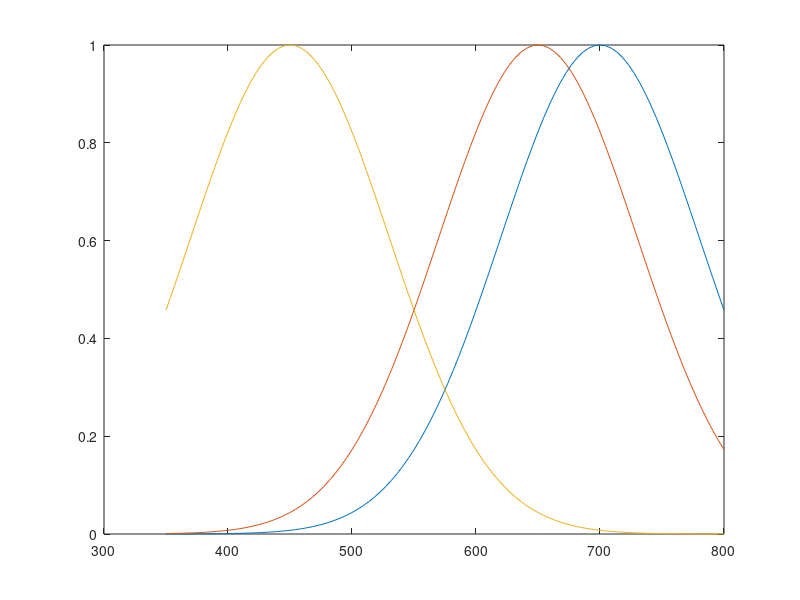
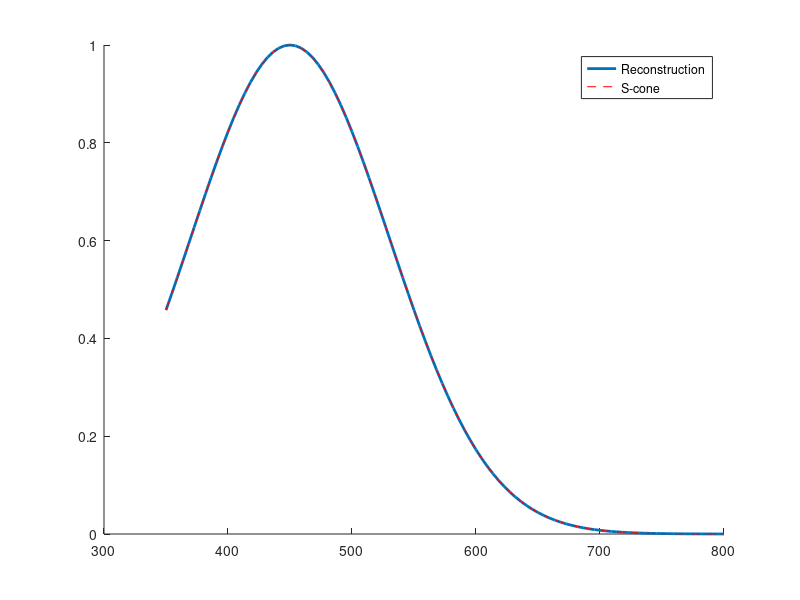
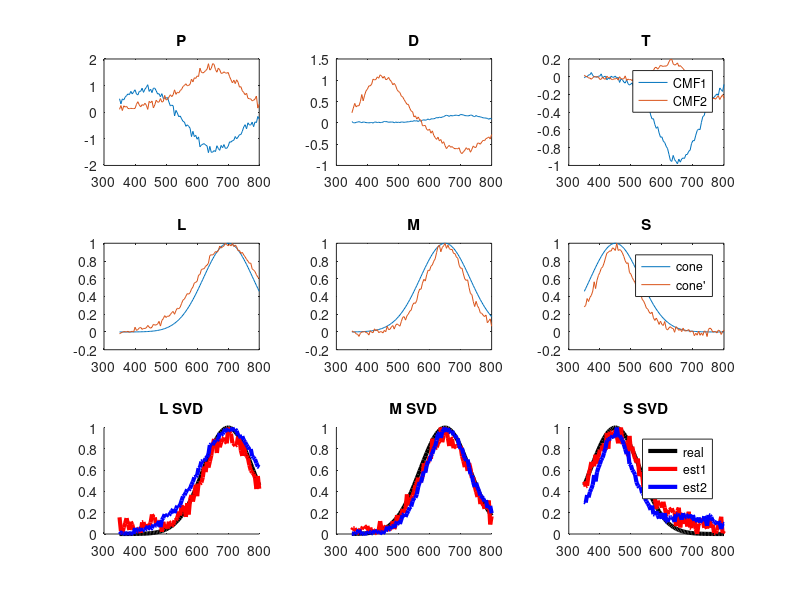

MATLAB code to generate these figures, in order:
%% Example script showing a generalization of the subspace method for the case when
%% the two dichromats do not share exactly a cone fundamental. 
% The script adds deformation and noise to the cone fundamentals
%
% TG 2023-04-01:
% This script is stochastic. Run this several times to see the difference.
% Most of the time the reconstruction is very satisfactory. In other cases
% it is terrible for some cones.
% I need to think a bit more where this comes from. Probably because randn
% gives very big numbers sometimes.
%
% 
% Created By Thomas Goossens 



close all;
%% Options
noiseFlag=1;
noiseStd=0.05;
%% Construct three gaussians which act as the LMS cone fundamentals
x=linspace(350,800,100);
n=@(A)A/max(abs(A(:))); % normalize
l=n(normpdf(x,700,80)');
m=n(normpdf(x,650,80)');
s=n(normpdf(x,450,80)');
figure;
plot(x,l,x,m,x,s)


%% Make a mixture to obtain color matching curves
Cp= randn(2);
Cd= randn(2);
Ct= randn(2);

P=[m s]*Cp;
D=[l s]*Cd;
T=[l m]*Ct;

%% Obtain color matching curves for a different individual
% Perturb each cone fundamental because each individual is different
addnoise =@(x) x+noiseFlag*noiseStd*randn(size(x));
lnew=n(addnoise(l+2*sqrt(l)))
mnew=n(addnoise(m+m.^2))
snew=n(addnoise((s+0.2*(4*s.^3))))

% Contruct the new color matching functions
Pn=[addnoise(m) addnoise(s)]*Cp;
Dn=[addnoise(l) snew]*Cd;
Tn=[lnew mnew]*Ct;


%% Demonstrate that we can exactly recover the S fundamental using the null space
Z=null([P D])
figure();
hold on
plot(x,abs(n(P*Z(1:2,1))),'linewidth',2)
plot(x,s,'r--')
legend('Reconstruction','S-cone')

%% Demonstrate that we can exactly recover the S fundamental using the null space
figure

% First row: show the color matching functions for reach type of dichromat
subplot(331),plot(x,Pn); title('P')
subplot(332),plot(x,Dn);title('D')
subplot(333),plot(x,Tn);title('T')

legend('CMF1',"CMF2")

% Secondrow: show the L,M,S and their perturbations
subplot(334),plot(x,l,x,lnew); title('L')
subplot(335),plot(x,m,x,mnew); title('M')
subplot(336),plot(x,s,x,snew); title('S')
legend('cone',"cone'")

% Reconstruct the LMS cones using the SVD approach
% Note that in the current formulation we obtain two estimates: one
% expressed in the column spaces of both dichromats.
%%% Reconstruct L
subplot(3,3,7); hold on
[U,S,V]=svd([Dn Tn])
plot(x,l,'k','linewidth',3)
plot(x,abs(n(Dn*V(1:2,4))),'r-','linewidth',3)
plot(x,abs(n(Tn*V(3:4,4))),'b-','linewidth',3)

title('L SVD')


%%% Reconstruct M
subplot(3,3,8); hold on
[U,S,V]=svd([Pn Tn])
plot(x,m,'k','linewidth',3)
plot(x,abs(n(Pn*V(1:2,4))),'r-','linewidth',3)
plot(x,abs(n(Tn*V(3:4,4))),'b-','linewidth',3)
title('M SVD')


%%% Reconstruct S
subplot(3,3,9); hold on
[U,S,V]=svd([Pn Dn])
plot(x,s,'k','linewidth',3)
plot(x,abs(n(Pn*V(1:2,4))),'r-','linewidth',3)
plot(x,abs(n(Dn*V(3:4,4))),'b-','linewidth',3)
title('S SVD')
legend('real','est1','est2')








